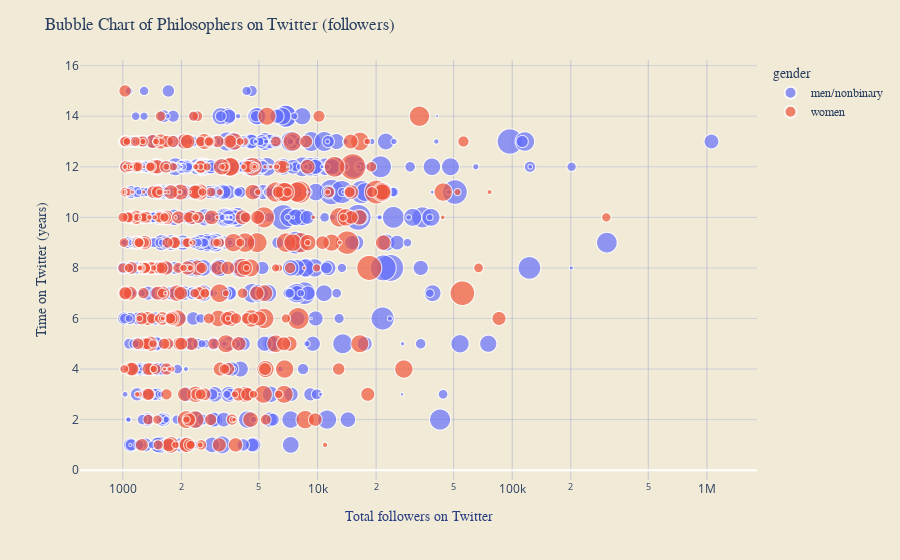

Notebook source saved alongside this figure:
### Code cell
fig = px.scatter(df, x="follower", y="time on Twitter",
	            size="peer follower", color="gender",
                 hover_name="accountname", log_x=True, size_max=27)

fig.update_layout(title='Bubble Chart of Philosophers on Twitter (followers)',
                        title_font_family =  "Times New Roman",

                        paper_bgcolor='#f1ead7',
                        plot_bgcolor='#f1ead7',
                        
                        # margin = dict(t=60, l=60, r=60, b=60),

                        legend_font_family="Times New Roman",
    

                        xaxis=dict(
                            title='Total followers on Twitter',
                            title_font_color = "rgba(40, 60, 130, 1)",
                            title_font_family =  "Times New Roman",
                            gridcolor="rgba(37, 69, 184, 0.2)",
                            type='log',
                            gridwidth=1,
                        ),
                        yaxis=dict(
                            title='Time on Twitter (years)',
                            title_font_family =  "Times New Roman",
                            gridcolor="rgba(77, 106, 209, 0.2)",
                            gridwidth=1,
                        )
)

fig.show()

### Figure 1 — Plotly figure (JSON) as saved in the notebook; plotly's stock layout.template omitted (floating-point values rounded to 4 significant figures; data arrays with more than 128 entries replaced by an {"elided": "..."} marker saying what was removed)
{"data": [{"hovertemplate": "<b>%{hovertext}</b><br><br>gender=men/nonbinary<br>follower=%{x}<br>time on Twitter=%{y}<br>peer follower=%{marker.size}<extra></extra>", "hovertext": {"elided": "724 str values"}, "legendgroup": "men/nonbinary", "marker": {"color": "#636efa", "size": {"elided": "724 int values"}, "sizemode": "area", "sizeref": 1.055, "symbol": "circle"}, "mode": "markers", "name": "men/nonbinary", "showlegend": true, "type": "scattergl", "x": {"elided": "724 int values"}, "xaxis": "x", "y": {"elided": "724 int values"}, "yaxis": "y"}, {"hovertemplate": "<b>%{hovertext}</b><br><br>gender=women<br>follower=%{x}<br>time on Twitter=%{y}<br>peer follower=%{marker.size}<extra></extra>", "hovertext": {"elided": "365 str values"}, "legendgroup": "women", "marker": {"color": "#EF553B", "size": {"elided": "365 int values"}, "sizemode": "area", "sizeref": 1.055, "symbol": "circle"}, "mode": "markers", "name": "women", "showlegend": true, "type": "scattergl", "x": {"elided": "365 int values"}, "xaxis": "x", "y": {"elided": "365 int values"}, "yaxis": "y"}], "layout": {"legend": {"font": {"family": "Times New Roman"}, "itemsizing": "constant", "title": {"text": "gender"}, "tracegroupgap": 0}, "margin": {"t": 60}, "paper_bgcolor": "#f1ead7", "plot_bgcolor": "#f1ead7", "title": {"font": {"family": "Times New Roman"}, "text": "Bubble Chart of Philosophers on Twitter (followers)"}, "xaxis": {"anchor": "y", "domain": [0, 1], "gridcolor": "rgba(37, 69, 184, 0.2)", "gridwidth": 1, "title": {"font": {"color": "rgba(40, 60, 130, 1)", "family": "Times New Roman"}, "text": "Total followers on Twitter"}, "type": "log"}, "yaxis": {"anchor": "x", "domain": [0, 1], "gridcolor": "rgba(77, 106, 209, 0.2)", "gridwidth": 1, "title": {"font": {"family": "Times New Roman"}, "text": "Time on Twitter (years)"}}}}
